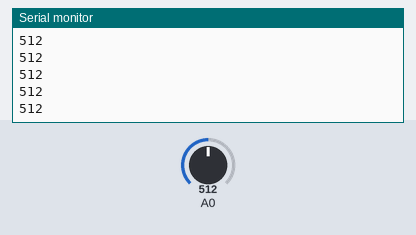
A sketch run on a simulated Arduino Uno, built with avr-gcc and run on an emulated ATmega328P. Parts: the last lines printed to the serial monitor. The inputs (shaded band) are chosen by the test bench; at power-on: A0 = 512.

Above: at 1.2 s.
1.3 s: A0 set to 716
At 1.31 s:
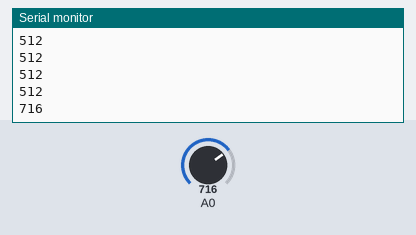
2.8 s: A0 set to 900
At 2.81 s:
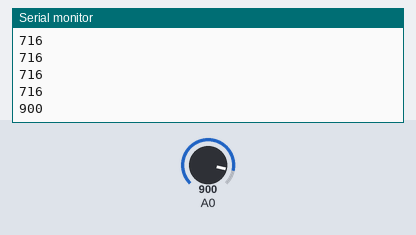
Timing chart, 0 to 5.8 s (numbered marks = the images above; inputs shaded):
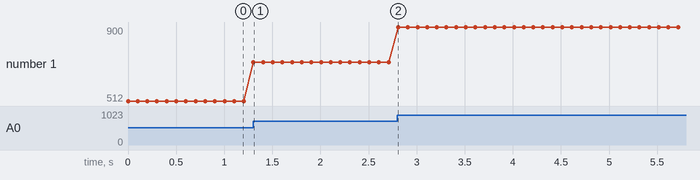

Measured:
- after the input at 1.3 s, the serial monitor: prints a new line at once (image 1)
- after the input at 2.8 s, the serial monitor: prints a new line at once (image 2)
- plotted number 1: 512 → 716 after the input at 1.3 s, 716 → 900 after the input at 2.8 s

The sketch:

sensor_serial.ino.ino
```cpp
void setup()
{
  Serial.begin(9600);
  Serial.setTimeout(1);
  pinMode(A0, INPUT);

}

void loop()
{
  //this is for testing purposes

  if(!Serial.available()){

    Serial.println(analogRead(A0), DEC);
    delay(100);}

}
```
